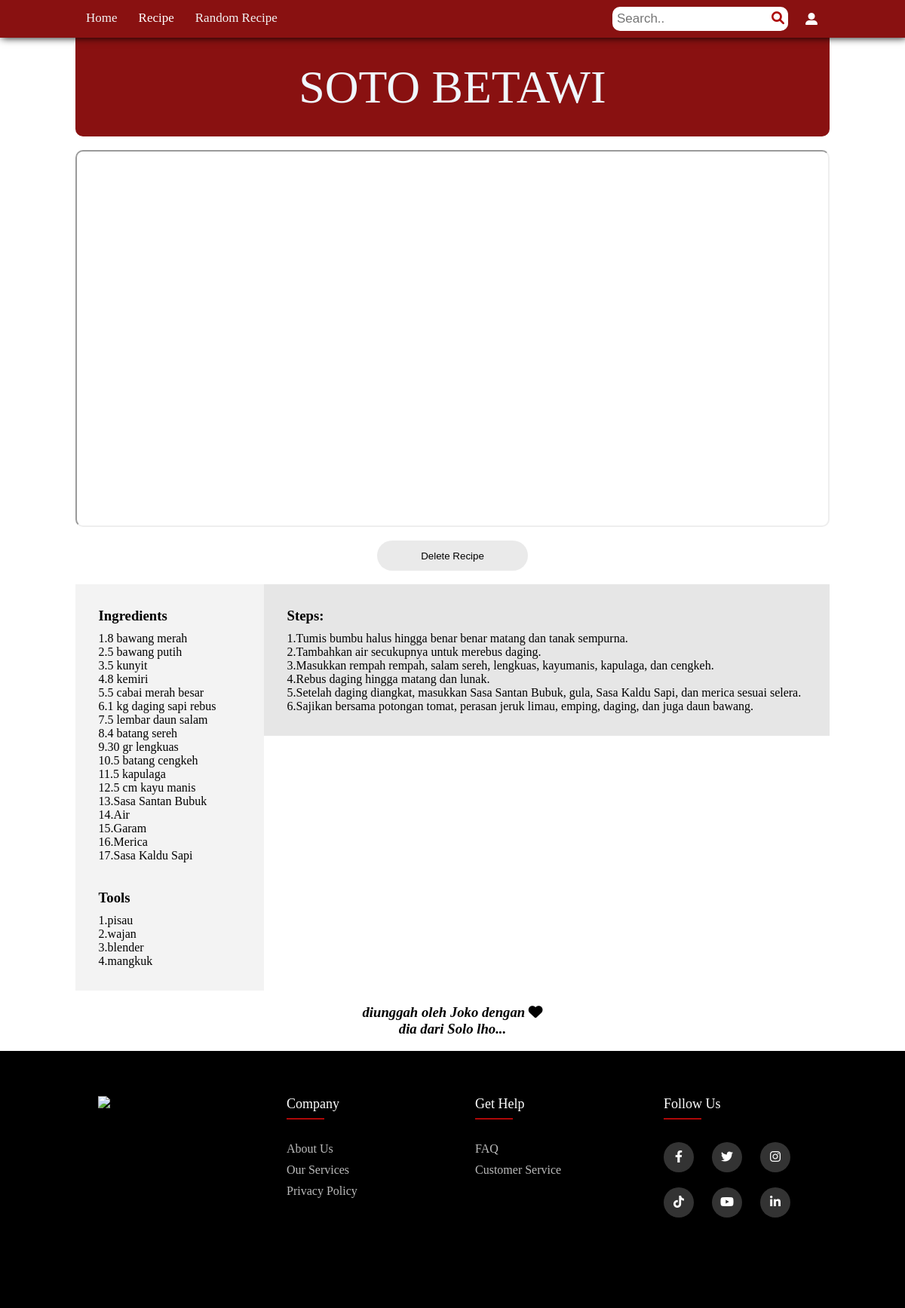
Page /recipe.php?resepid=22 (signed in) on the committed database.
### tables this page shows
CREATE TABLE `recipe` (
  `recipe_id` int(11) NOT NULL,
  `User_id` int(11) NOT NULL,
  `nama_resep` varchar(255) NOT NULL,
  `link_video` varchar(255) NOT NULL,
  `steps` longtext NOT NULL,
  `alat` longtext NOT NULL,
  `bahan` longtext NOT NULL,
  `link_photo` varchar(255) NOT NULL
);

CREATE TABLE `user_detail` (
  `Userdetail_id` int(11) NOT NULL,
  `User_id` int(11) NOT NULL,
  `nama` varchar(255) NOT NULL,
  `email` varchar(255) NOT NULL,
  `kota` varchar(255) NOT NULL,
  `link_pp` varchar(255) NOT NULL
);

### recipe.php (the view, shortened to what this page needs)
<?php
    $id=$_GET['resepid'];
    include 'config.php';
    $sql = "SELECT * FROM recipe WHERE recipe_id=$id";
    $result = mysqli_query($mysqli,$sql);
    $row = mysqli_fetch_assoc($result);
    $nama = $row['nama_resep'];
    $step = $row['steps'];
    $video = "https://www.youtube.com/embed/";
    $video .= substr($row['link_video'],17, 11);
    $video .= "?&autoplay=1&mute=1&loop=1";
    $alat = $row['alat'];
    $bahan = $row['bahan'];
    $idi=$row['User_id'];
    if(isset($_SESSION['email']) &&  isset($_SESSION['User_id'])) {
        $id_user=$_SESSION['User_id'];
    }
?>
<!DOCTYPE html>
<html lang="en">
<head>
    <link rel="stylesheet" href="style-recipe.css">
    <link rel="stylesheet" href="style-navbar.css">
    <link rel="stylesheet" href="https://cdnjs.cloudflare.com/ajax/libs/font-awesome/6.0.0-beta2/css/all.min.css" />
</head>
<body>
    <div class = "size-topnav">
        <div class = "topnav" >
            <a href = "index.php"><div-a>Home</div-a></a>
            <div-a class = "dropdown"><a  href = "allrecipe.php">Recipe</a>
            </div-a>
            <?php
                include 'config.php';
                $sql = "SELECT * FROM recipe ORDER BY RAND() limit 1";
                $result = mysqli_query($mysqli,$sql);
                $row = mysqli_fetch_assoc($result);
                $resep_id = $row['recipe_id'];
                echo "<a href = 'recipe.php?resepid=$resep_id'>";
                echo "<div-a >Random Recipe</div-a>";
                echo "</a>";
            ?>
            <div class = "search" >
                <form role="search-role" id="form" method="post">
                    <input type="text" name="input" placeholder="Search..">
                    <button type="submit" id="searchbutton" formaction="search.php">
                        <i class="fa-solid fa-magnifying-glass" ></i>
                    </button>
                </form>
            </div>
            <div class = "user-login">
                <div class="dropdown" ><i class = "fas fa-user-alt"></i>
                </div>
            </div>
        </div>
    </div>
    <main>
        <section class = "header">
            <?php echo "<h1>$nama</h1>";?>
        </section>
        <br>
        <section style="min-width: 1000px;">
            <?php echo "<div id='ab'><iframe src = $video allow='autoplay'></iframe></div>" ?>
        </section>
        <section>
        <form method="post">
            <br>
            <?php
                if(isset($_SESSION['email']) &&  isset($_SESSION['User_id']) ) {
                    if($id_user!=$idi){
                    ?>
            <div class="btn-field">
                <?php
                echo "<button type='submit' name='$form' class='disable' id='$status' formaction='recipe.php?resepid=$id'>Add to favorite</button>";
                ?>
            </div>
            <?php
                    }
                    else
                    {
            ?>
            <div class="btn-field">
                <?php
                echo "<button type='submit' name='Submitdelete' class='disable' formaction='recipe.php?resepid=$id'>Delete Recipe</button>";
                ?>
            </div>
            <?php
                    }
                }
            ?>
        </form>
        </section>
        <section class = "Caramasak">
            <br>
            <div class = "Caramasak-content">
                <div class = "Caramasak-row">
                    <div class="Caramasak-column-alat">
                        <h3>
                            Ingredients
                        </h3>
                            <?php echo nl2br($bahan)?>
                        <br>
                        <br>
                        <h3>
                            Tools
                        </h3>
                            <?php echo nl2br($alat)?>
                    </div>
                    <div class="Caramasak-column-langkah">
                        <h3>
                            Steps:
                        </h3>
                            <?php echo nl2br($step)?>
                    </div>
                </div>
            </div>
        </section>
        <br>
        <section>
        <?php
            $sql = "SELECT * FROM user_detail WHERE User_id=$idi";
            $result = mysqli_query($mysqli,$sql);
            $row = mysqli_fetch_assoc($result);
            if(empty($row['nama'])){
                $namapembuat='rahasia';
                $kotapembuat='kemarin memikirkan kamu';
              }
            else{
                $namapembuat=$row['nama'];
                $kotapembuat=$row['kota'];
            }
            echo "<h3 style='text-align:center; margin:auto;font-style: italic;'> diunggah oleh $namapembuat dengan <i class='fa-solid fa-heart' style='color=#891111'></i> <br> dia dari $kotapembuat lho...</h3><br>"
        ?>
        </section>
    </main>
    <footer class="footer">
        <div class="container">
         <div class="row-below">
            <div class="footer-col">
                <ul>
                    <li><a href="index.php"><img src="https://i.pinimg.com/750x/8b/ff/d3/8bffd3f6b9a2982ce72fd333eac9b877.jpg" style="width: 100;" height="150px"></a></li>
                </ul>
            </div>
           <div class="footer-col">
             <h4>company</h4>
             <ul>
               <li><a href="aboutuspage.php">about us</a></li>
               <li><a href="#">our services</a></li>
               <li><a href="#">privacy policy</a></li>
             </ul>
           </div>
           <div class="footer-col">
             <h4>get help</h4>
             <ul>
               <li><a href="#">FAQ</a></li>
               <li><a href="#">Customer Service</a></li>
             </ul>
           </div>
           <div class="footer-col">
             <h4>follow us</h4>
             <div class="social-links">
               <a href="#"><i class="fab fa-facebook-f"></i></a>
               <a href="#"><i class="fab fa-twitter"></i></a>
               <a href="#"><i class="fab fa-instagram"></i></a>
               <a href="#"><i class="fab fa-tiktok"></i></a>
               <a href="#"><i class="fab fa-youtube"></i></a>
               <a href="#"><i class="fab fa-linkedin-in"></i></a>
             </div>
           </div>
         </div>
        </div>
    </footer>
</body>
</html>

### style-recipe.css (style rules this page uses)
#ab { display : block; overflow : hidden; width:100%; height: 500px; }
iframe { margin:auto; width:100%; height:100%; border-radius: 10px; object-fit: cover; }
.btn-field { top:0; display: flex; justify-content: space-between; }
.btn-field button { position:relative; flex-basis:20%; background:#891111; color:#fff; height:40px; width: 100px; border-radius:20px; border:0; outline:0; cursor:pointer; margin: auto; }
.btn-field button.disable { background: #eaeaea; color: #000000; }
.Caramasak-content { min-width: 100%; margin: auto; justify-content: center; }
.Caramasak-content h3 { padding-bottom: 10px; }
.Caramasak-column-langkah { float: left; width: 750px; height: auto; color: #000000; background-color: #e6e6e6; padding: 2.55vmin; margin: auto; }
.Caramasak-column-alat { float: left; width: 250px; height: auto; color: #000000; background-color: #f3f3f3; padding: 2.55vmin; margin: auto; }
.Caramasak-row { margin: auto; }
.Caramasak-row:after { content: ""; display: table; clear: both; }

### style-navbar.css (style rules this page uses)
html { overflow-x: auto; overflow-y: auto; scroll-behavior: smooth; }
main { position:relative; min-height: 50vh; max-width: 1000px; width:100%; margin: auto; font-family: fontIsi; font-weight: lighter; overflow: visible; }
.header { width: 100%; font-size: 30px; text-transform: uppercase; text-align: center; padding: 30px; background-color: #891111; color: aliceblue; border-bottom-left-radius: 10px; border-bottom-right-radius: 10px; }
.header h1 { font-weight: bolder; font-size: 62px; }
.size-topnav { background-color: #891111; font-family: fontJudul; position: -webkit-sticky; position: sticky; top: 0; z-index: 1; box-shadow: 2px 0 10px black; }
.topnav { margin:auto; text-align: center; background-color: #891111; overflow: visible; position: relative; width:1000px; height: 50px; z-index: 1; }
.topnav div-a { font-family: fontJudul; float: left; color: #f2f2f2; padding: 14px 14px; text-decoration: none; font-size: 17px; height:100%; }
.topnav a { text-decoration-line: none; color: white; }
.topnav .user-login { right:0px; color:white; position: absolute; top: 50%; transform:translatey(-50%); }
.user-login i { padding: 16px 16px; }
.topnav .search button { text-align: left; border-radius: 10px; position:absolute; padding: 5px; border: none; top: 50%; transform:translatey(-50%); font-size: 17px; right: 55px; z-index: 2; background-color: white; color:#ad0808; }
.topnav input[type=text] { text-align: left; border-radius: 10px; position:absolute; padding: 6px; border: none; top: 50%; transform:translatey(-50%); font-size: 17px; right: 55px; }
.dropdown { position: relative; display: inline-block; }
* { margin: 0; padding:0; box-sizing: border-box; }
.container { max-width: 1000px; margin:auto; }
.row-below { align-content: center; display: flex; flex-wrap: wrap; }
ul { list-style: none; }
footer { margin: auto; background-color: rgb(0, 0, 0); padding-top: 60px; padding-bottom: 100px; font-family: fontIsi; }
.footer-col { width: 25%; left: 10px; padding: 0 30px; }
.footer-col h4 { font-size: 18px; color: #ffffff; text-transform: capitalize; margin-bottom: 40px; font-weight: 500; position: relative; }
.footer-col h4::before { content: ''; position: absolute; left:0; bottom: -10px; background-color: #ad0808; height: 2px; box-sizing: border-box; width: 50px; }
.footer-col ul li:not(:last-child) { margin-bottom: 10px; }
.footer-col ul li a { font-size: 16px; text-transform: capitalize; color: #ffffff; text-decoration: none; font-weight: 300; color: #bbbbbb; display: block; transition: all 0.3s ease; }
.footer-col .social-links a { display: inline-block; height: 40px; width: 40px; background-color: rgba(255,255,255,0.2); margin:0 20px 20px 0; text-align: center; line-height: 40px; border-radius: 50%; color: #ffffff; transition: all 0.5s ease; }

### rows in the picture
recipe: nama_resep "SOTO BETAWI", bahan "1.8 bawang merah 2.5 bawang putih 3.5 kunyit 4.8 kemiri 5.5 cabai merah besar 6.1 kg daging sapi rebus 7.5 lembar daun salam 8.4 batang sereh 9.30 gr lengkuas 10.5 batang cengkeh 11.5 kapulaga 12.5 cm kayu manis 13.Sasa Santan Bubuk 14.Air 15.Garam 16.Merica 17.Sasa Kaldu Sapi", alat "1.pisau 2.wajan 3.blender 4.mangkuk", steps "1.Tumis bumbu halus hingga benar benar matang dan tanak sempurna. 2.Tambahkan air secukupnya untuk merebus daging. 3.Masukkan rempah rempah, salam sereh, lengkuas, kayumanis, kapulaga, dan cengkeh. 4.Rebus daging hingga matang dan lunak. 5.Setelah daging diangkat, masukkan Sasa Santan Bubuk, gula, Sasa Kaldu Sapi, dan merica sesuai selera. 6.Sajikan bersama potongan tomat, perasan jeruk limau, emping, daging, dan juga daun bawang."
user_detail: nama "Joko", kota "Solo"
